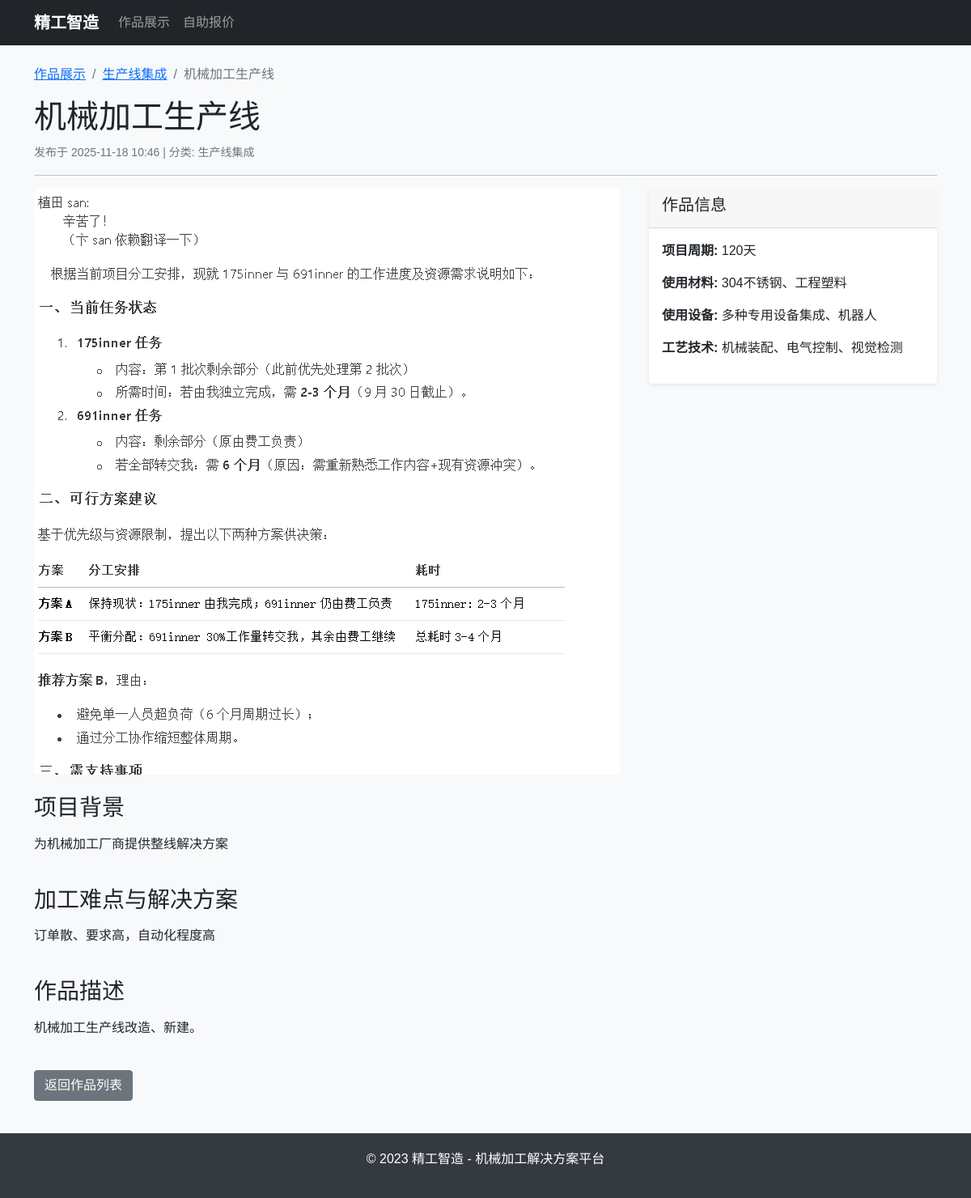
Page /gallery/work/3/ on the earlier database version.
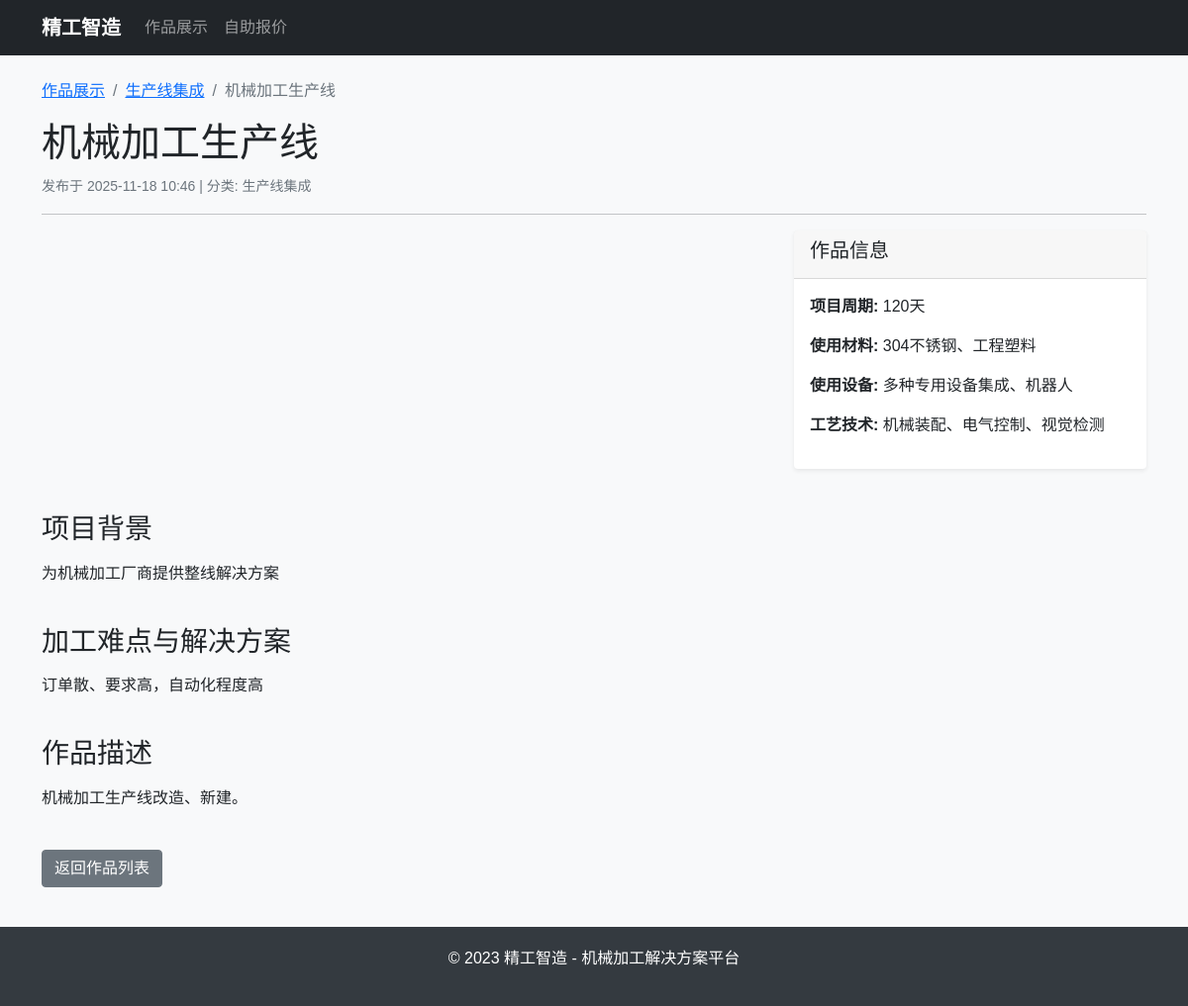
Same page on the later database version.
### gallery/models.py (models this page shows, shortened)
class Work(models.Model):
    WORK_CATEGORIES = [
        ('precise_part', '精密零件'),
        ('fixture', '工装夹具'),
        ('production_line', '生产线集成'),
        ('concept_design', '概念设计'),
    ]
    title = models.CharField(max_length=200, verbose_name='作品标题')
    description = models.TextField(verbose_name='作品描述')
    category = models.ForeignKey(Category, on_delete=models.CASCADE, verbose_name='分类')
    image = models.ImageField(upload_to='works/images/', blank=True, verbose_name='展示图片')
    project_background = models.TextField(verbose_name='项目背景')
    model_file = models.FileField(upload_to='works/models/', blank=True, verbose_name='3D模型文件')
    process_difficulties = models.TextField(verbose_name='加工难点与解决方案')
    equipment_used = models.TextField(verbose_name='使用设备')
    materials = models.TextField(verbose_name='材料')
    process_techniques = models.TextField(verbose_name='工艺')
    project_duration = models.CharField(max_length=100, verbose_name='项目周期')
    video_url = models.URLField(blank=True, verbose_name='视频链接')
    is_featured = models.BooleanField(default=False, verbose_name='推荐作品')
    created_at = models.DateTimeField(auto_now_add=True, verbose_name='创建时间')
    updated_at = models.DateTimeField(auto_now=True, verbose_name='更新时间')
    class Meta:
        verbose_name = '作品'
        verbose_name_plural = '作品'
        ordering = ['-created_at']

class Category(models.Model):
    name = models.CharField(max_length=100, unique=True, verbose_name='分类名称')
    slug = models.SlugField(max_length=100, blank=True, verbose_name='URL标识')
    description = models.TextField(blank=True, verbose_name='分类描述')
    created_at = models.DateTimeField(auto_now_add=True, verbose_name='创建时间')
    class Meta:
        verbose_name = '作品分类'
        verbose_name_plural = '作品分类'
        ordering = ['name']

### gallery/views.py (the view)
# urls.py: path('work/<int:id>/', views.work_detail, name='work_detail'),
def work_detail(request, id):
    work = get_object_or_404(Work, id=id)
    context = {
        'work': work,
    }
    return render(request, 'gallery/work_detail.html', context)

### templates/gallery/work_detail.html (shortened to what this page needs)
{% extends 'base.html' %}
{% block content %}
<div class="row">
    <div class="col-12">
        <nav aria-label="breadcrumb">
            <ol class="breadcrumb">
                <li class="breadcrumb-item"><a href="{% url 'gallery:work_list' %}">作品展示</a></li>
                <li class="breadcrumb-item"><a href="{% url 'gallery:work_list_by_category' work.category.slug %}">{{ work.category.name }}</a></li>
                <li class="breadcrumb-item active" aria-current="page">{{ work.title }}</li>
            </ol>
        </nav>
    </div>
</div>
<div class="row">
    <div class="col-12">
        <h1>{{ work.title }}</h1>
        <p class="text-muted">
            <small>
                发布于 {{ work.created_at|date:"Y-m-d H:i" }} |
                分类: {{ work.category.name }}
            </small>
        </p>
        <hr>
    </div>
</div>
<div class="row mb-4">
    <div class="col-md-8">
        {% if work.image %}
        <img src="{{ work.image.url }}" class="img-fluid rounded" alt="{{ work.title }}">
        {% endif %}
    </div>
    <div class="col-md-4">
        <div class="card">
            <div class="card-header">
                <h5>作品信息</h5>
            </div>
            <div class="card-body">
                <p><strong>项目周期:</strong> {{ work.project_duration }}</p>
                <p><strong>使用材料:</strong> {{ work.materials }}</p>
                <p><strong>使用设备:</strong> {{ work.equipment_used }}</p>
                <p><strong>工艺技术:</strong> {{ work.process_techniques }}</p>
            </div>
        </div>
    </div>
</div>
<div class="row mb-4">
    <div class="col-12">
        <h3>项目背景</h3>
        <p>{{ work.project_background|linebreaks }}</p>
    </div>
</div>
<div class="row mb-4">
    <div class="col-12">
        <h3>加工难点与解决方案</h3>
        <p>{{ work.process_difficulties|linebreaks }}</p>
    </div>
</div>
<div class="row">
    <div class="col-12">
        <h3>作品描述</h3>
        <p>{{ work.description|linebreaks }}</p>
    </div>
</div>
<div class="row mt-4">
    <div class="col-12">
        <a href="{% url 'gallery:work_list' %}" class="btn btn-secondary">返回作品列表</a>
    </div>
</div>
{% endblock %}

Differences in the rows shown:
changed Work "机械加工生产线": image: picture removed
